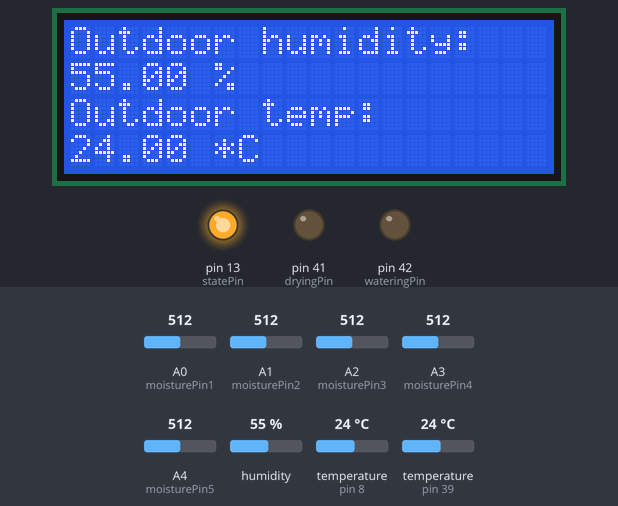
The sketch below on a simulated Arduino Mega 2560, built with avr-gcc and run on an emulated ATmega2560. On the bench: 20×4 character LCD, output pins drawn as LEDs (lit = HIGH). The test bench sets the inputs (shaded band); at power-on: humidity 55 %, temperature (sensors on pin 39, pin 8) 24 °C, A0 (moisturePin1) = 512, A1 (moisturePin2) = 512, A2 (moisturePin3) = 512, A3 (moisturePin4) = 512, A4 (moisturePin5) = 512. What the sketch prints to the serial monitor is not drawn.

Above: at 4.3 s.
4.4 s: humidity set to 22 %
At 9.0 s:
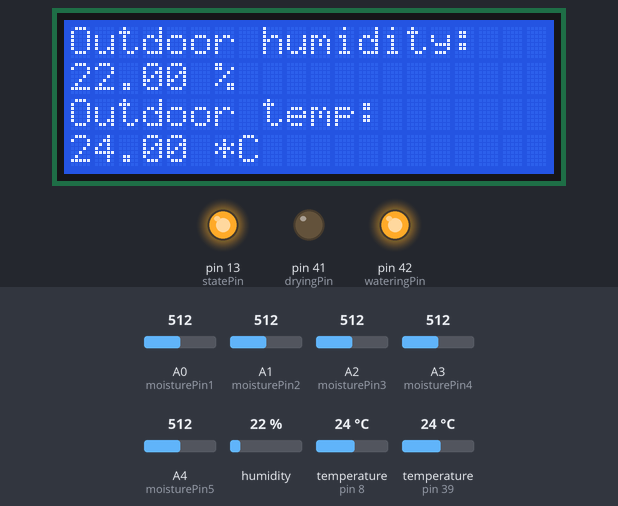
14.2 s: temperature (sensor on pin 39) set to 12 °C
At 16.0 s:
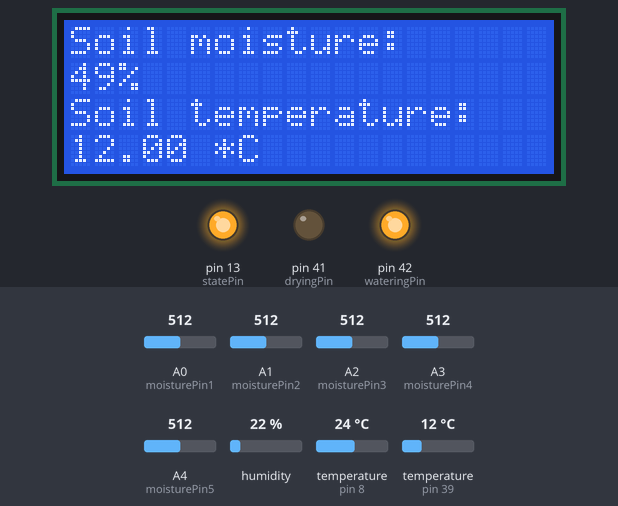
19.0 s: A0 (moisturePin1) set to 716
23.8 s: A1 (moisturePin2) set to 716
28.6 s: A2 (moisturePin3) set to 716
At 30.8 s:
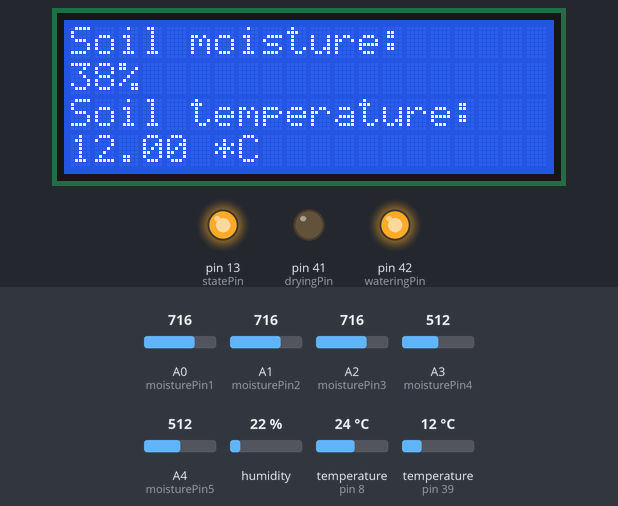
33.4 s: A3 (moisturePin4) set to 716
At 35.3 s:
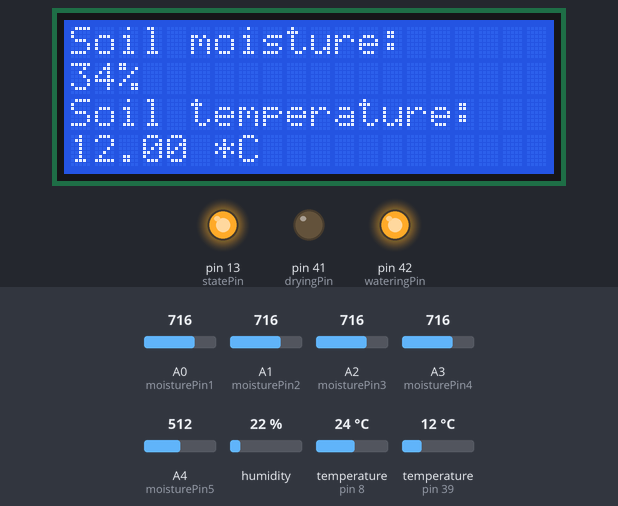
Timing chart, 0 to 36.8 s (numbered marks = the images above; inputs shaded):
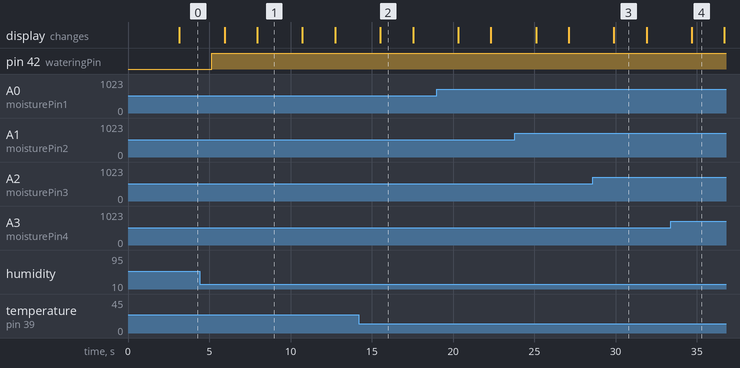

Measured:
- after the input at 4.4 s, the display: first differs from a run without the input after 3.6 s (image 1)
- after the input at 14.2 s, the display: changes after 1.3 s (image 2)
- after the input at 28.6 s, the display: changes after 1.3 s (image 3)
- after the input at 33.4 s, the display: changes after 1.3 s (image 4)
- what the display in image 1 shows lasts 2.7 s, from 8.0 s to 10.7 s
- what the display in image 2 shows lasts 2.0 s, from 15.5 s to 17.5 s

The sketch:

SmartGardenOS.ino
```cpp
/*
         __     __   __      __   __________       _______________
        /  /   /  / /  /    /  / /  _______/      /   ________    /
       /  /   /  / /  /    /  / /  /             /  /         /  /
      /  /___/  / /  /    /  / /  /     ______  /  /         /  /
     /  ____   / /  /    /  / /  /     /   __/ /  /         /  /
    /  /   /  / /  /    /  / /  /      /  /   /  /         /  /
   /  /   /  / /  /____/  / /  /______/  /   /  /_________/  /
  /__/   /__/ /__________/ /____________/   /_______________/

  THis is the operating system of my project
*/
// prepare the LCD screen
#include <LiquidCrystal.h> //including a library to use the screen
LiquidCrystal lcd(11,9,6,5,4,3); //define the lcd communication buses

// including the two libraries to use the DS18B20 temperature sensor
#include <DallasTemperature.h>
#include <OneWire.h>
// prepare the temp sensor
#define ONE_WIRE_BUS 39 // define the communication pin
OneWire oneWire(ONE_WIRE_BUS);
DallasTemperature sensors(&oneWire);

// prepare the DHT sensor
#include "DHT.h"   // including the library
#define DHTPIN 8    // define the communication pin
#define DHTTYPE DHT22      // define the DHT type
DHT dht(DHTPIN, DHTTYPE);

//calibrate the moisture sensors
const int wet = 0;// Setting a "wet value" depending of the recieved signal on the analog pin (1023 => 5V and 0 => 0V)
const int dry = 1023; // Setting a "dry value" depending of the recieved signal on the analog pin (1023 => 5V and 0 => 0V)
//prepare the soil moisture sentors:
int moisturePin1 = A0; // Set the soil moisture sensor 1 on the pin A0
int moisturePin2 = A1; // Set the soil moisture sensor 2 on the pin A1
int moisturePin3 = A2; // Set the soil moisture sensor 3 on the pin A2
int moisturePin4 = A3; // Set the soil moisture sensor 4 on the pin A3
int moisturePin5 = A4; // Set the soil moisture sensor 5 on the pin A4
int moistureValue; // initialize the soil moisture value (brut)
int moistureUsable; // initalize the variable that stores the average of the sensors values.
int hygroVal; // initialize the variable that stores the percentage of humidity.


//prepare some variables for the watering function:
int dryingPin = 41; // Setting the draining pump on the 41st pin
int wateringPin = 42; // Setting the watering pump on the 42nd pinµ
//those variables are for debugging purposes
int wateringState;
int dryingState;

int statePin = 13; // la led d'état de la carte électronique sera la led sur la pin 13

void setup() {
  moistureValue = 0; // define the moistureValue to 0

  pinMode(moisturePin1, INPUT); // Set the hygrometry sensor as an input.
  pinMode(moisturePin2, INPUT); // Set the hygrometry sensor as an input.
  pinMode(moisturePin3, INPUT); // Set the hygrometry sensor as an input.
  pinMode(moisturePin4, INPUT); // Set the hygrometry sensor as an input.
  pinMode(wateringPin, OUTPUT); // Define the relay of the watering pump as an output
  pinMode(dryingPin, OUTPUT); // Define the relay of the draining pump as an output
  pinMode(statePin, OUTPUT);

  digitalWrite(statePin, HIGH);

  Serial.begin(9600); // Initialize the serial monitor in 9600 baud
  lcd.begin(20, 4); // Define the LCD screen as a 20x4 screen (4 lines and 20 columns)
  dht.begin(); //start the DHT sensor
  sensors.begin();
  // Booting payload (please consider not modifying those lines)
  lcd.begin(20,4);
  lcd.clear();
  lcd.setCursor(4,0);
  lcd.print("SMART GARDEN");
  lcd.setCursor(0,1);
  lcd.print("BOOTING, PLEASE WAIT");
  lcd.setCursor(0, 3);
  lcd.print("by: HQ Developpement");
  delay(3000);
  lcd.clear();


}

void loop() {

  // ***********************************************DHT***********************************************
lcd.clear(); // effacer l'écran lcd

  // Reading humidity value
  float h = dht.readHumidity();
  // Reading temperature in Celcius
  float t = dht.readTemperature();
  // Reading temp in Farenheit
  float f = dht.readTemperature(true);

  // This script will run if the DHT isn't connected
  if (isnan(h) || isnan(t) || isnan(f)) {
    Serial.println("Failed to read from the DHT sensor, please check the connection");
    lcd.clear();
    lcd.setCursor(0,0);
    lcd.print("DHT sensor error");
    lcd.setCursor(0,1);
    lcd.print("Please check the");
    lcd.setCursor(0,2);
    lcd.print("connection");
    delay(500);
    lcd.clear();
    return;
  }


  float hi = dht.computeHeatIndex(f, h);
  // Printing datas in the serial monitor
  Serial.print("Humidity: ");
  Serial.print(h);
  Serial.print(" %, ");
  Serial.print("Outdoor temperature: ");
  Serial.print(t);
  Serial.print(" *C,  ");
  // Displaying on the screen
  lcd.setCursor(0, 0);
  lcd.print("Outdoor humidity:");
  lcd.setCursor(0,1);
  lcd.print(h);
  lcd.print(" %");
  lcd.setCursor(0, 2);
  lcd.print("Outdoor temp: ");
  lcd.setCursor(0,3);
  lcd.print(t);
  lcd.print(" *C");
  delay(2000); // 2second delay to make the screen reading easier


  // ***********************************************Watering**********************************************
  moistureValue = (analogRead(moisturePin1) + analogRead(moisturePin2) + analogRead(moisturePin3) + analogRead(moisturePin4) + analogRead(moisturePin5));
  moistureUsable = moistureValue / 5;
  hygroVal = map(moistureUsable, dry, wet, 0, 100); // define the "wet" and "dry" variables as 0 and 100% of humidity.

       // turn on the watering pump if the humidity is inferior to 70 %
      if(hygroVal <= 70){
        digitalWrite(wateringPin, HIGH);
        wateringState = 1;
      }
      // turn on the draining pump if the humidity is superior to 90%
      if(hygroVal >= 90){
        digitalWrite(dryingPin, HIGH);
        dryingState = 1;
      }
      // Turn off the pumps when the humidity is good.
      if (hygroVal  >= 80) {
        if (hygroVal <= 71) {
 Serial.println("wateringPin, LOW");
          digitalWrite(wateringPin, LOW);
          wateringState = 0;
 Serial.println("dryingPin, LOW");
          digitalWrite(dryingPin, LOW);
          dryingState = 0;
        }
      }
      sensors.requestTemperatures(); // Requesting the soil temp
  // Decoding the recieved datas
  float tempC = sensors.getTempCByIndex(0);

   // ***********************************************Soil moisture analysis***********************************************

  moistureValue = (analogRead(moisturePin1) + analogRead(moisturePin2) + analogRead(moisturePin3) + analogRead(moisturePin4) + analogRead(moisturePin5));
  moistureUsable = moistureValue / 5;
  hygroVal = map(moistureUsable, dry, wet, 0, 100); // Using the "wet" and "dry" variables to define the percentage of humidity.
  Serial.print("Soil moisture: ");
  Serial.print(hygroVal);
  Serial.print(" %, ");

  lcd.clear();
  lcd.setCursor(0, 0);
  lcd.print("Soil moisture: ");
  lcd.setCursor(0,1);
  lcd.print(hygroVal);
  lcd.print("%");

  // ***********************************************ground temperature***********************************************

  // Check if the temp reading was successful
  if (tempC != DEVICE_DISCONNECTED_C)
  {
    Serial.print("Soil temperature:  ");
    Serial.print(tempC);
    Serial.println(" C, ");
    lcd.setCursor(0, 2);
    lcd.print("Soil temperature: ");
    lcd.setCursor(0,3);
    lcd.print(tempC);
    lcd.print(" *C");
    delay(2000);
  }
  else
  {
    lcd.clear();
    lcd.setCursor(0,0);
    lcd.print("temp sensor error");
    lcd.setCursor(0,1);
    lcd.print("Please check the");
    lcd.setCursor(0,2);
    lcd.print("connection");
    Serial.println("Error: Could not read temperature data.");
    delay(500);
    return;
  }
}
```
